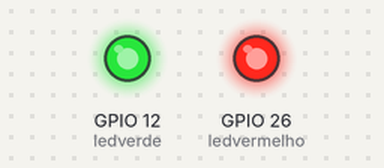
Recording of a sketch running on a simulated ESP32. Shown: output pins drawn as LEDs (lit = HIGH). What the sketch prints to the serial monitor is not drawn.

Above: at 0.1 s.
Timing chart, 0 to 1.6 s (numbered marks = the images above):
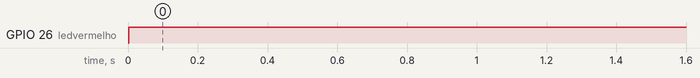

The sketch:

espservidor_02.ino
```cpp
#include <WiFi.h>

#define ledvermelho 26
#define ledverde 12


const char* nome = "Servidor3104";
const char* senha = "12345678";

WiFiServer server(600);

void setup()
{
Serial.begin(115200);

if(WiFi.softAP(nome,senha))
{
Serial.println("rede Wifi gerada com sucesso !!!!");
Serial.println("o ip do servidor do esp servidor é :");
Serial.println(WiFi.softAPIP());
// o ip do esp é 192.168.4.1
}
else
{
Serial.println("erro ao gerar a rede wifi");
}

server.begin();

pinMode(ledvermelho, OUTPUT);
pinMode(ledverde, OUTPUT);

digitalWrite(ledverde,0);
digitalWrite(ledvermelho,0);

}

void loop()
{
digitalWrite(ledverde,1);
digitalWrite(ledvermelho,1);
}
```

Measured:
- by itself, GPIO 26 (ledvermelho): LOW → HIGH at 0.00 s
